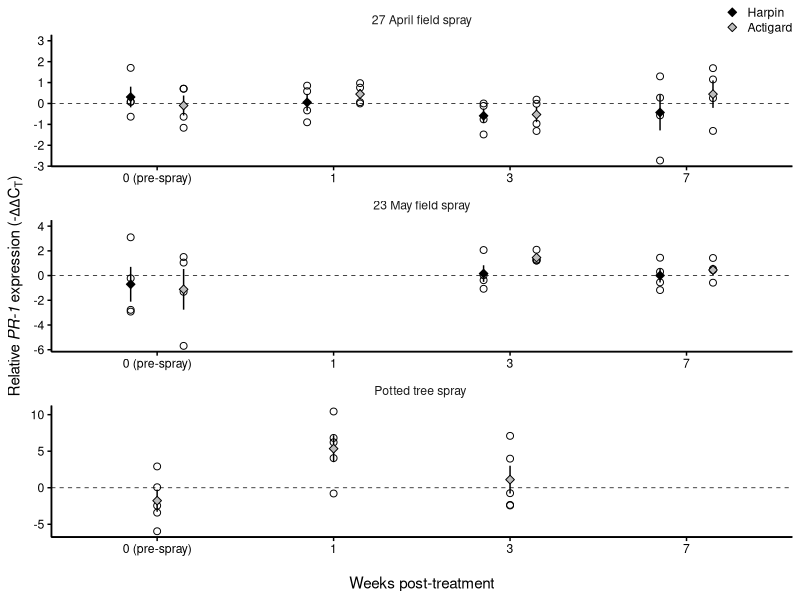
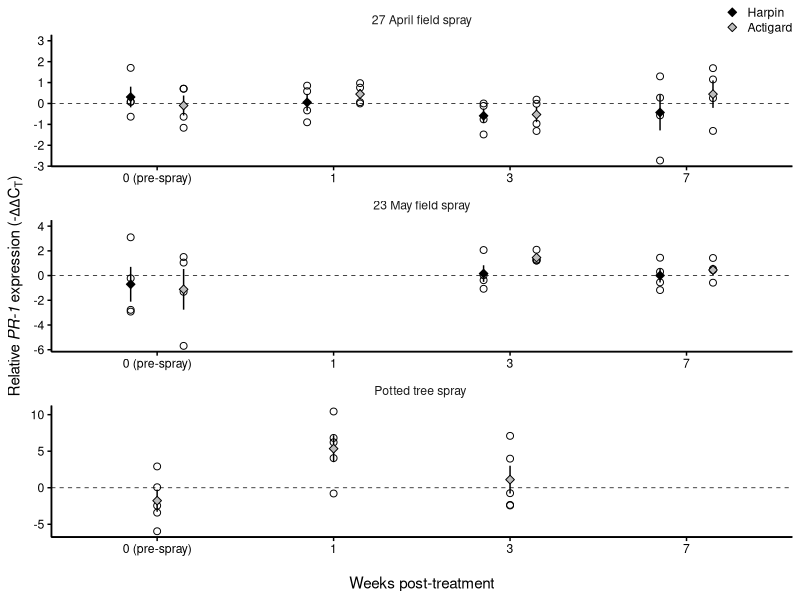

The R source for these figures, in order:
## ---- chunk 1

#use "setwd()" if your data file is not in the same directory as your R script

#LOADING with read.csv()
data_fig4 <- read.csv("data_week2_orpetEEAfig4.csv")
names(data_fig4) #notice the first cell has some weird characters, this the file encoding for csvs and we don't want to read it
data_fig4 <- read.csv("data_week2_orpetEEAfig4.csv", fileEncoding = 'UTF-8-BOM')


#INSTALLING and loading packages
library(readxl) #if you don't have this library, go to Tools, install packages


#LOADING with read_excel()
#simple way
data_fig4 <- read_excel("data_week2_orpetEEAfig4.xlsx")
#useful options
data_fig4 <- read_excel("data_week2_orpetEEAfig4.xlsx",
                   skip = 0, #skip rows if your dataset starts lower
                   guess_max = 10000, #prevents columns with many initial blanks importing as logical FALSE)
                   na = " ") # you can put a period in the quotes if that is how you code blanks.
#to load from a different sheet, use sheet = 

#GOOGLEDOCS
#library(googlesheets4)
#Data_scouting <- read_sheet("put the URL here", skip = 0)

## ---- chunk 2

#(example) change weeks from a number to a character
data_fig4$Weeks <- as.character(data_fig4$Weeks)

#(example) re-order and change treatment names from alphabetical to order I will want on my figure legend
data_fig4$Elicitor <- factor(data_fig4$Elicitor,
                         levels=c("Harpin", "ASM"),       #I change the order of the levels (not the order of the data though)
                         labels=c("Harpin", "Actigard"))  #I change the name of ASM to Actigard

#(example) add a new column for a calculation (this is example is nonsense, but just to show you)
#philosophy: don't do calculation in excel! Keep your datafiles raw an unmanipulated
#adding two columns together
data_fig4$bogus_sum <- data_fig4$Foldchange + data_fig4$ddCT
#do a transformation
data_fig4$bogus_sqrt <- sqrt(data_fig4$bogus_sum + 100)
data_fig4$ddCT_negative <- -(data_fig4$ddCT) #I originally did this in excel, resulting in 0 instead of blank for one row

#(advanced) making a new column with "labels" for treatment I will want to use later in figure
#will explain "expression(paste())" later. The purpose is you can have a label with formatting like bold, superscripts etc...
data_fig4$Experimentlabel <- factor(data_fig4$Experiment, labels=c(
               "A"=expression(paste("27 April field spray")),
               "B"=expression(paste("23 May field spray")),
               "C"=expression(paste("Potted tree spray "))))

#subsetting
data_fig4_expA <- subset(data_fig4, Experiment == "A")
data_fig4_bogussubset <- subset(data_fig4, ddCT > 0 & Elicitor == "Actigard") #subset multiple conditions
data_fig4_bogussubset <- subset(data_fig4, Experiment == "A" | Experiment == "B") # use "|" for "or"


## ---- chunk 3

#makes use of:
##legend is in the order we asked for
##the labels we made earlier for panels
##could have but not really - weeks treated as a categroy instead of a continuous number, transformation to -ddCT

library(ggplot2)

ggplot(data = data_fig4, aes(x = Weeks, y = minusddCT)) +
  #geom_errorbar(aes(ymin = Foldchange-SEM, ymax = Foldchange+SEM, group = Elicitor), width = 0, position=position_dodge(width=0.9)) +
  #geom_point(stat = "identity", shape = 21, color = 'black', aes(fill = Elicitor), position=position_dodge(width=0.5)) +
  geom_hline(yintercept = 0, linetype = 'dashed', size = 0.25) +
  geom_point(shape = 21, size = 2, aes(group = Elicitor), position=position_dodge(width=0.6)) +
  geom_errorbar(stat = "summary", fun.data = mean_se, aes(group = Elicitor), position=position_dodge(width=0.6), width=0) +
  geom_point(shape = 23, size = 2, stat = "summary", fun = "mean", color = 'black', aes(fill = Elicitor), position=position_dodge(width=0.6)) +
  facet_wrap(~Experimentlabel, ncol = 1, scales = 'free',labeller = label_parsed) +
  scale_fill_manual(values=c('black', 'grey')) +
  geom_blank(data = subset(data_fig4, Experiment  == "A"), aes(y = 3)) +
  geom_blank(data = subset(data_fig4, Experiment  == "B"), aes(y = 4, x = '1')) +
  geom_blank(data = subset(data_fig4, Experiment  == "C"), aes(x = '7')) +
  scale_y_continuous(expression(paste("Relative ",italic("PR-1 "), "expression (-",paste(Delta),paste(Delta),"C"[T],")"))) +
  scale_x_discrete("\nWeeks post-treatment",breaks = c("0 (pre-spray)","1","3","7")) +
  theme_classic() +
  annotate("segment", x=-Inf, xend=Inf, y=-Inf, yend=-Inf, size = 0.75) +
  annotate("segment", x=-Inf, xend=-Inf, y=-Inf, yend=Inf, size = 0.75) +
  guides(fill=guide_legend(ncol=1)) +
  theme(
        #strip.text = element_blank(),
        #strip.background = element_blank(),
        strip.text = element_text(face = "bold"),
        #panel.border = element_rect(colour = "black", fill = NA),
        axis.line = element_line(colour = 'black', size = 0.5),
        axis.ticks = element_line(colour = "black"),
        axis.text.x = element_text(color = 'black'),
        axis.text.y = element_text(color = 'black'),
        strip.background = element_blank(),
        panel.grid.major = element_blank(), 
        panel.grid.minor = element_blank(),
        panel.background = element_rect(fill = "transparent",colour = NA),
        plot.background = element_rect(fill = "transparent",colour = NA),
        legend.position=c(1,1), legend.justification=c(1,0),legend.box="vertical", legend.margin=margin(), legend.title = element_blank(), legend.key.size = unit(0.75, 'lines')
        #panel.spacing = unit(1.5, "lines")
        )

ggsave("Figure_4.tiff", width = 8, height = 12, units = "cm", dpi = 400, bg = "transparent")


